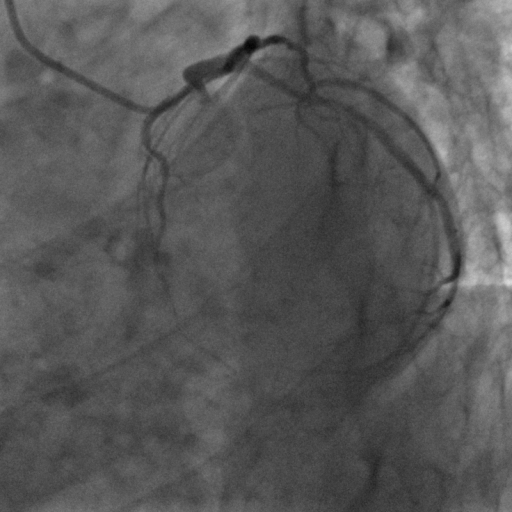
#> input picture SSVS_XRAY_Coronary/TestSet/images/03744_38_00.png, 512 x 512 px
$ python -i pseudo_label_refine.py   (imports and definitions only)
#> lines starting #> are read from the running program, lines starting #| are printed output that depends on the picture
#> further down, picture is the input picture: shape (512, 512); min 2, max 218, mean 88.1
### model/parser.py
import argparse

def get_args_parser():
    parser = argparse.ArgumentParser('Set transformer detector', add_help=False)
    parser.add_argument('--lr', default=1e-3, type=float)
    parser.add_argument('--batch_size', default=4, type=int)
    parser.add_argument('--weight_decay', default=1e-4, type=float)
    parser.add_argument('--epochs', default=6000, type=int)
    parser.add_argument('--lr_drop', default=2000, type=int)
    parser.add_argument('--in_channels', default=1, type=int)
    parser.add_argument('--out_channels', default=2, type=int)
    parser.add_argument('--mode', default='train', type=str)
    parser.add_argument('--root_path', default='/disk1/guozhanqiang/Cerebral/scribble/', type=str)

    # * Loss coefficients
    parser.add_argument('--CrossEntropy_loss_coef', default=1, type=float)
    parser.add_argument('--Avg', default=1, type=float)

    # dataset parameters
    parser.add_argument('--dataset', default='SSVS_XRAY_Coronary', type=str)
    parser.add_argument('--full', default=False, type=bool)
    # set your outputdir
    parser.add_argument('--output_dir', default='./',
                        help='path where to save, empty for no saving')
    parser.add_argument('--device', default='cuda', type=str,
                        help='device to use for training / testing')
    parser.add_argument('--seed', default=42, type=int)
    return parser

### train_infer/pseudo_label_refine.py
import numpy as np
import sys
sys.path.append('/home/guozhanqiang/med27_code/scribbles/my_github_code')
import torch
import cv2
import matplotlib.pyplot as plt
import copy
from skimage import transform
import skimage
from skimage.morphology import skeletonize
import math
from tqdm import tqdm
import os
from torch import nn
from torch.autograd import Variable
import scipy.ndimage as ndi
import argparse
from model.parser import get_args_parser
os.environ['CUDA_VISIBLE_DEVICES'] = '0'

parser = argparse.ArgumentParser('REIVE', parents=[get_args_parser()])
# [1 line not run here, left out]
# [1 line that did not run here, left out]

def calc_orientation_graident(img, win_size=16, stride=8):
#> called with win_size = 16, stride = 8
    Gx, Gy = np.gradient(img.astype(np.float32))
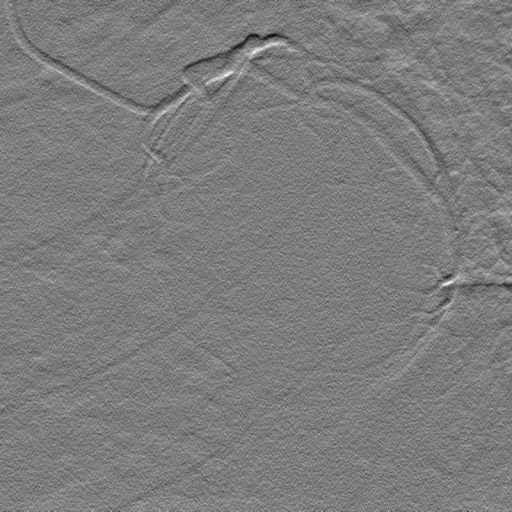
#> Gx: shape (512, 512) float32; min -27, max 28, mean -0.1; drawn with min black and max white
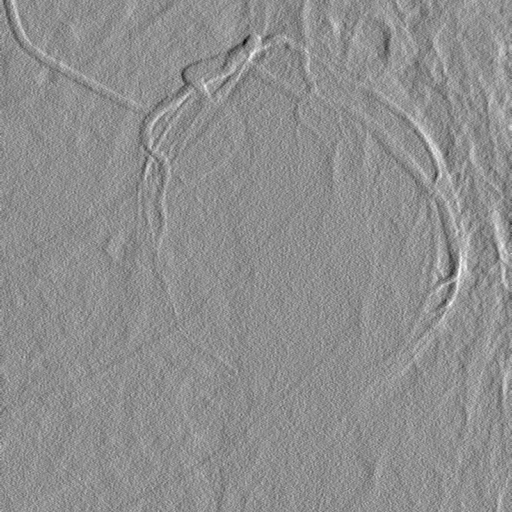
#> Gy: shape (512, 512) float32; min -30, max 23.5, mean 0.1; drawn with min black and max white
    Gxx = ndi.gaussian_filter(Gx ** 2, win_size / 4)
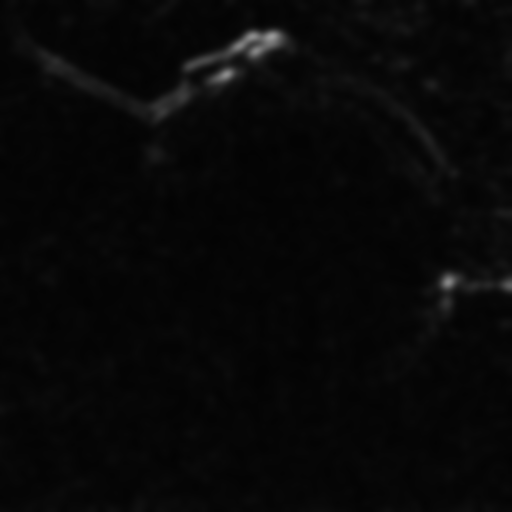
#> Gxx: shape (512, 512) float32; min 3.21, max 154.2, mean 8.2
    Gyy = ndi.gaussian_filter(Gy ** 2, win_size / 4)
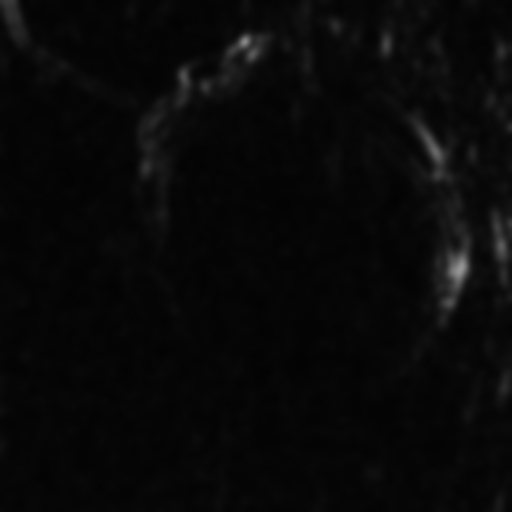
#> Gyy: shape (512, 512) float32; min 3.43, max 150, mean 8.9
    Gxy = ndi.gaussian_filter(-Gx * Gy, win_size / 4)
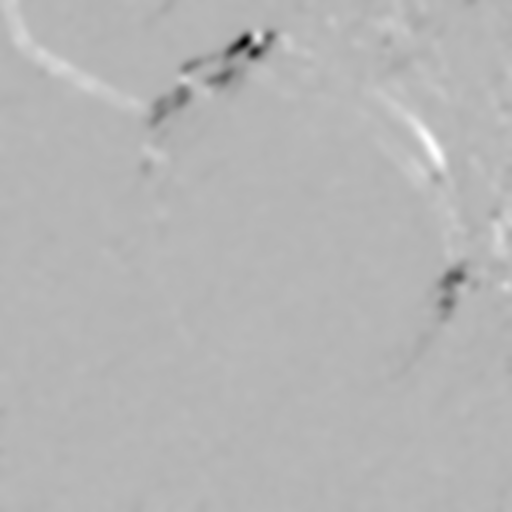
#> Gxy: shape (512, 512) float32; min -108.3, max 43.16, mean -0.3; drawn with min black and max white
    coh = np.sqrt((Gxx - Gyy) ** 2 + 4 * Gxy ** 2)
    if stride != 1:
        Gxx = ndi.uniform_filter(Gxx, stride)[::stride, ::stride]
#> Gxx: shape (64, 64) float32
        Gyy = ndi.uniform_filter(Gyy, stride)[::stride, ::stride]
#> Gyy: shape (64, 64) float32
        Gxy = ndi.uniform_filter(Gxy, stride)[::stride, ::stride]
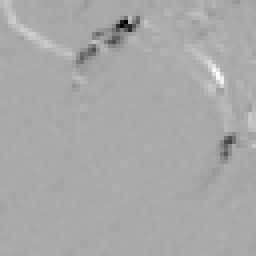
#> Gxy: shape (64, 64) float32 (shown 4 times larger); min -74.21, max 37.16, mean -0.3; drawn with min black and max white
        coh = ndi.uniform_filter(coh, stride)[::stride, ::stride]
#> coh: shape (64, 64) float32
    ori = np.arctan2(2 * Gxy, Gxx - Gyy) * 90 / np.pi
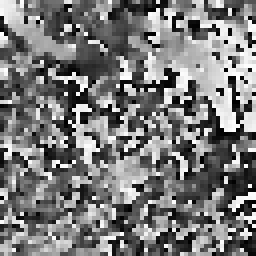
#> ori: shape (64, 64) float32 (shown 4 times larger); min -89.95, max 89.99, mean -4.1; drawn with min black and max white
    return ori, coh

# [222 lines left out: functions Gedge_map, get_points_v, get_points_v2, find_bound, main, not called in this run]

# [2 lines not run here, left out]

>>> import cv2
>>> picture = cv2.imread('../SSVS_XRAY_Coronary/TestSet/images/03744_38_00.png', cv2.IMREAD_GRAYSCALE)
>>> result = calc_orientation_graident(picture)

$ run again, on SSVS_XRAY_Coronary/train/images/00018_33_00.png
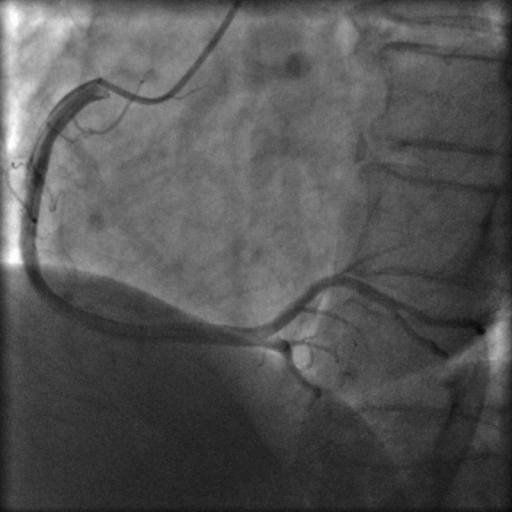
#> input picture SSVS_XRAY_Coronary/train/images/00018_33_00.png, 512 x 512 px
#> picture is the input picture: shape (512, 512); min 7, max 253, mean 84.9
#> in calc_orientation_graident, `coh = ndi.uniform_filter(coh, stride)[::stride, ::stride]`:
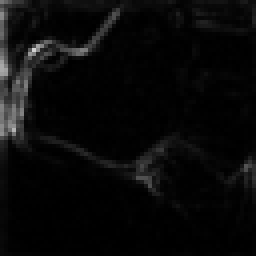
#> coh: shape (64, 64) float32 (shown 4 times larger); min 0.193, max 209.3, mean 9.6
#> in calc_orientation_graident, `ori = np.arctan2(2 * Gxy, Gxx - Gyy) * 90 / np.pi`:
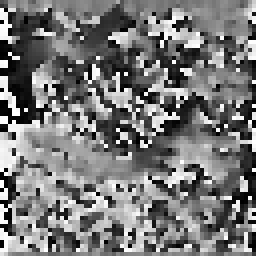
#> ori: shape (64, 64) float32 (shown 4 times larger); min -89.98, max 89.98, mean -4.9; drawn with min black and max white
